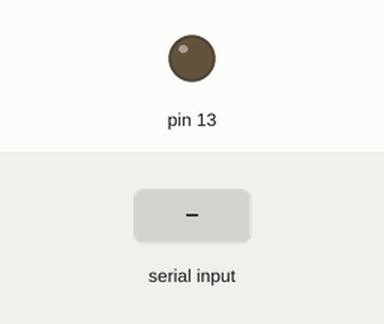
A sketch run on a simulated Arduino Uno, built with avr-gcc and run on an emulated ATmega328P. Shown: output pins drawn as LEDs (lit = HIGH). The inputs (shaded band) are chosen by the test bench.

Above: at 1.2 s.
1.3 s: "30,150\n" received over Serial
2.8 s: "1\n" received over Serial
At 4.0 s:
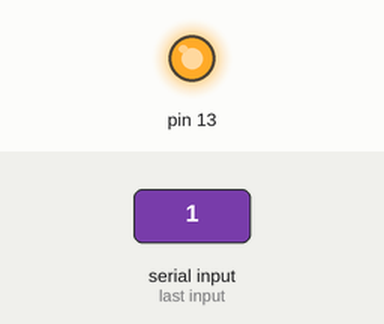
4.3 s: "90,45\n" received over Serial
At 5.3 s:
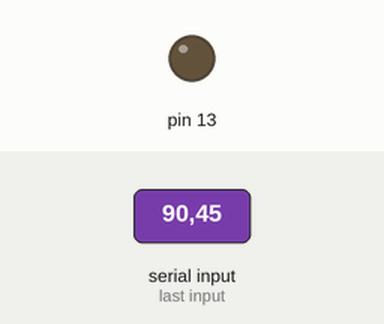
Timing chart, 0 to 7.3 s (numbered marks = the images above; inputs shaded):
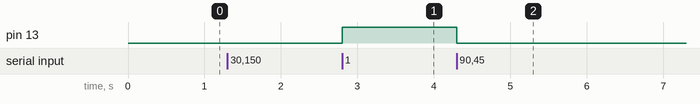

Measured:
- after the input at 2.8 s, pin 13: LOW → HIGH at once
- after the input at 4.3 s, pin 13: HIGH → LOW at once

The sketch:

sketch_nov20a.ino
```cpp
void setup() {
  Serial.begin(9600);
  pinMode(13, 1);
}

void loop() {
  if(Serial.available()){
    int a = Serial.read() - 48;

    if(a == 1){
      digitalWrite(13, 1);
    }
    else if(a == 0){
      digitalWrite(13, 0);
    }
  }
}
```
